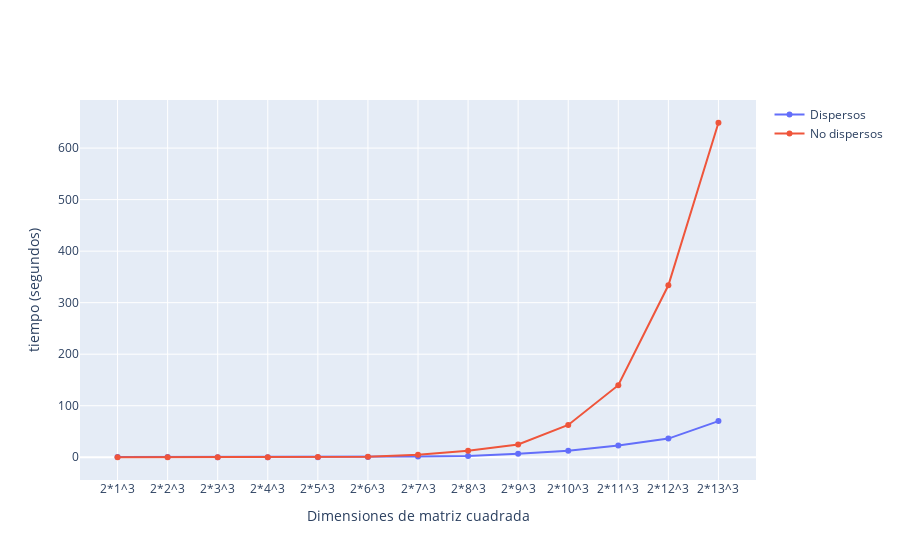

Here is the notebook cell this chart was saved with:
### Code cell
fig = go.Figure(layout=dict(xaxis=dict(title="Dimensiones de matriz cuadrada"), 
                            yaxis=dict(title="tiempo (segundos)")))
fig.add_scatter(x=dimensiones, y=dispersos, name="Dispersos")
fig.add_scatter(x=dimensiones, y=no_dispersos, name="No dispersos")
fig.show()

### Figure 1 — Plotly figure (JSON) as saved in the notebook; plotly's stock layout.template omitted (floating-point values rounded to 4 significant figures)
{"data": [{"name": "Dispersos", "type": "scatter", "x": ["2*1^3", "2*2^3", "2*3^3", "2*4^3", "2*5^3", "2*6^3", "2*7^3", "2*8^3", "2*9^3", "2*10^3", "2*11^3", "2*12^3", "2*13^3"], "y": [0.4553, 0.4453, 0.02322, 0.06964, 0.1815, 0.5073, 1.33, 2.619, 6.759, 12.64, 22.77, 36.22, 70.16]}, {"name": "No dispersos", "type": "scatter", "x": ["2*1^3", "2*2^3", "2*3^3", "2*4^3", "2*5^3", "2*6^3", "2*7^3", "2*8^3", "2*9^3", "2*10^3", "2*11^3", "2*12^3", "2*13^3"], "y": [0.0004965, 0.09823, 0.01359, 0.09971, 0.2683, 1.202, 5.07, 12.45, 24.74, 62.73, 139.8, 333.7, 649.2]}], "layout": {"xaxis": {"title": {"text": "Dimensiones de matriz cuadrada"}}, "yaxis": {"title": {"text": "tiempo (segundos)"}}}}
